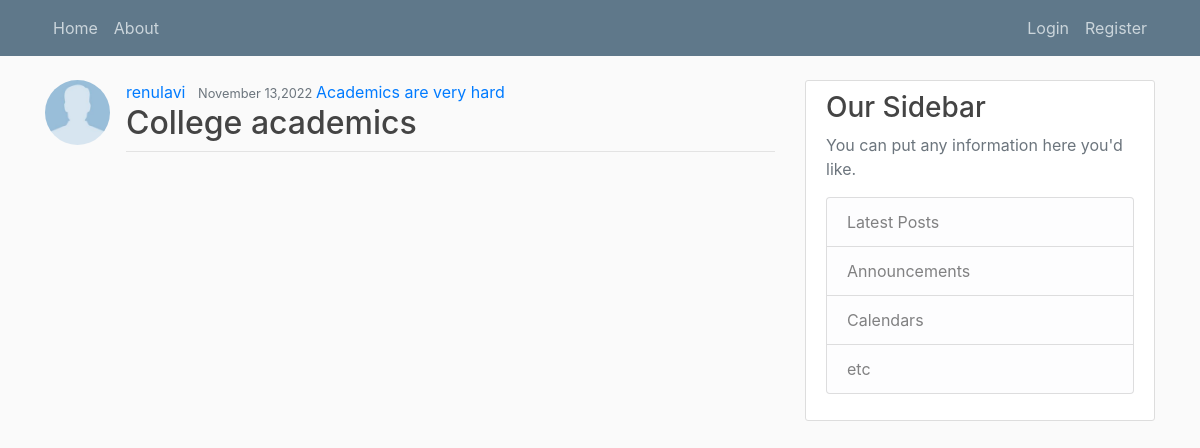
The page /post/29 on the database its author committed.
### blog/models.py (models this page shows, shortened)
class Post (models.Model):
    title= models.CharField(max_length=100)
    collegename= models.CharField(max_length=100,default="IIT BHU")
    content= models.TextField()
    created_on=models.DateTimeField(default=timezone.now)
    author=models.ForeignKey(User,on_delete=models.CASCADE)

### users/models.py (models this page shows, shortened)
class Profile(models.Model):
    user=models.OneToOneField(User,on_delete=models.CASCADE)
    image=models.ImageField(default='default.jpg',upload_to='profile_pics')

### blog/views.py (the view)
# urls.py: path('post/<int:pk>',PostDetailView.as_view(),name='post-detail'),
class PostDetailView(DetailView):
    model=Post

### blog/templates/blog/post_detail.html (shortened to what this page needs)
{% extends "blog/base.html" %}
{% block content %}
  <article class="media contecnt-section">
      <img class="rounded-circle article-img" src="{{object.author.profile.image.url}}" >
      <div class="media-body">
         <div class="article-metadata">
         <a class="mr-2" href="{%url 'user-posts' object.author.username %}">{{object.author}}</a>
         <small class="text-muted">{{object.created_on|date:"F d,Y"}} </small>
         <a class="mr-2" href="{%url 'user-posts' object.author.username %}">{{object.content}}</a>
         <div>
             <h2 class="article-title">{{object.title}} </h2>
         </div>
  </article>
{% endblock content  %}

### blog/static/blog/main.css (style rules this page uses)
body { background: #fafafa; color: #333333; margin-top: 5rem; }
h1, h2, h3, h4, h5, h6 { color: #444444; }
.article-title { color: #444444; }
.article-img { height: 65px; width: 65px; margin-right: 16px; }
.article-metadata { padding-bottom: 1px; margin-bottom: 4px; border-bottom: 1px solid #e3e3e3 }

### rows shown on the page
Post: author.profile.image (placeholder picture), author "renulavi", created_on "November 13,2022", content "Academics are very hard", title "College academics"
